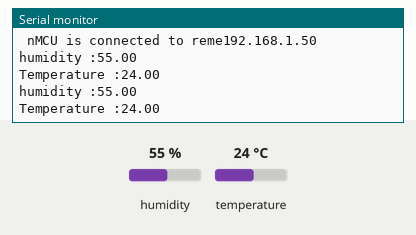
Recording of a sketch running on a simulated ESP8266 (NodeMCU). Parts: the last lines printed to the serial monitor. Inputs (shaded band) come from the test bench; at power-on: humidity 55 %, temperature 24 °C. WiFi joins after 1.5 s; servers stay silent unless stated.

Above: at 2.7 s.
2.8 s: humidity set to 22 %
At 4.0 s:
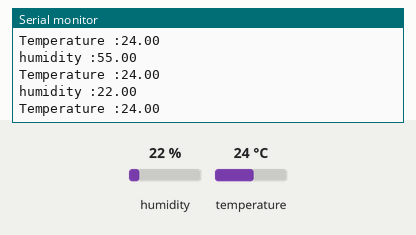
5.5 s: temperature set to 12 °C
At 7.2 s:
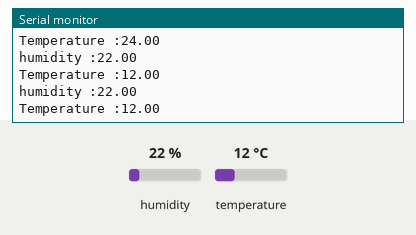
8.2 s: humidity set to 40 %
At 10.0 s:
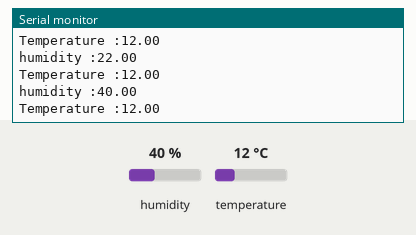
Timing chart, 0 to 11.5 s (numbered marks = the images above; inputs shaded):
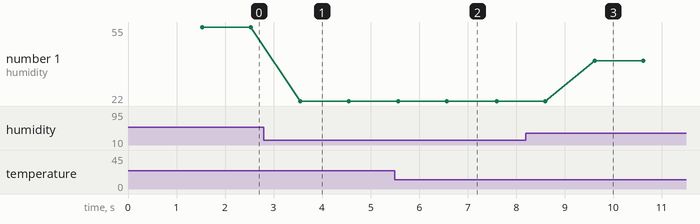

Measured:
- after the input at 2.8 s, the serial monitor: prints a new line after 0.75 s (image 1)
- after the input at 5.5 s, the serial monitor: prints a new line after 0.07 s (image 2)
- after the input at 8.2 s, the serial monitor: prints a new line after 1.4 s (image 3)
- plotted number 1: 55 → 22 after the input at 2.8 s, 22 → 40 after the input at 8.2 s

The sketch:

DHT11_sen.ino
```cpp
#include <ESP8266WiFi.h>
#include<DHT.h>

#define dht_pin D5
#define dhttype DHT11

DHT dht(dht_pin,dhttype);

const char ssid[]="reme";
const char pass[]="ghghghgh";

void setup() {
  // put your setup code here, to run once:
    Serial.begin(115200);
    WiFi.begin(ssid,pass);
    while(WiFi.status()!= WL_CONNECTED){
      Serial.print("..");
      delay(300);
    }
    Serial.print("\n nMCU is connected to ");
    Serial.print( ssid);
    Serial.println(WiFi.localIP());
    dht.begin();
}

void loop() {
  // put your main code here, to run repeatedly:
  float hum= dht.readHumidity();
  float temp= dht.readTemperature();

  Serial.print("humidity :");
  Serial.println( hum);
  Serial.print("Temperature :");
  Serial.println( temp);
  delay(1000);
}
```
